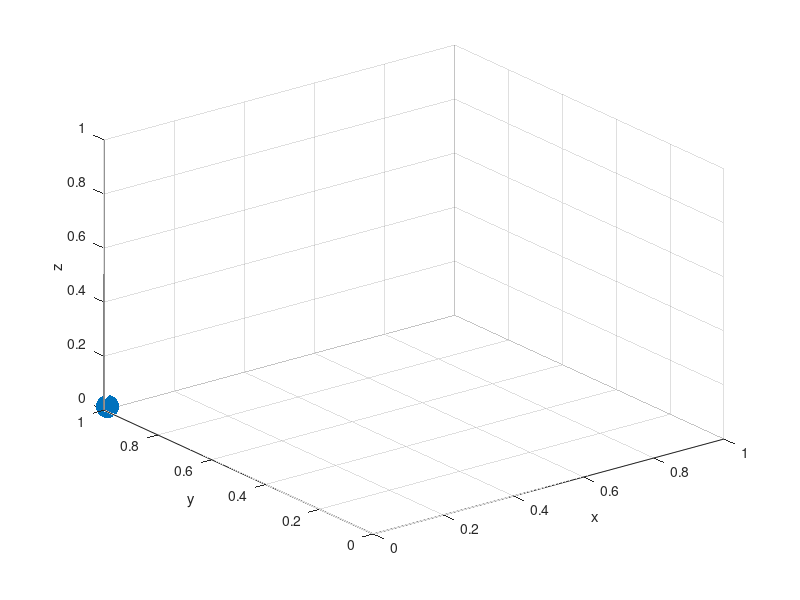

MATLAB code for this plot: (Note: this script raises an error after producing the figure.)
PAUSE_TIME = 0.0001;
DT = 0.1;
T = 5;  % How long to run simulation

que_ball.m = [0; 0; 100];  % Magnetic dipole moment, unsure of units
que_ball.pos = [0; 1; 0];
que_ball.v = [0.1; 0; 0.1];

x = linspace(0,1,20); y = linspace(0,1,20); z = linspace(0,1,20);
[X,Y,Z] = meshgrid(x,y,z);


test_pos = [reshape(X,[1, numel(X)]); reshape(Y, [1, numel(Y)]); reshape(Z, [1, numel(Z)])];
% test_pos is a matrix where each column is a position



for t=0:DT:T
    que_ball.pos = que_ball.pos + que_ball.v*DT;
    plot3(que_ball.pos(1), que_ball.pos(2), que_ball.pos(3), '.', 'markersize', 50), axis([0 1 0 1 0 1]), hold on, grid on, xlabel('x'), ylabel('y'), zlabel('z')
    B_field = B_dipole(test_pos, que_ball);
    quiver3(test_pos(1,:),test_pos(2,:),test_pos(3,:), B_field(1,:),B_field(2,:),B_field(3,:), 'off'), hold off
    pause(PAUSE_TIME)
end



